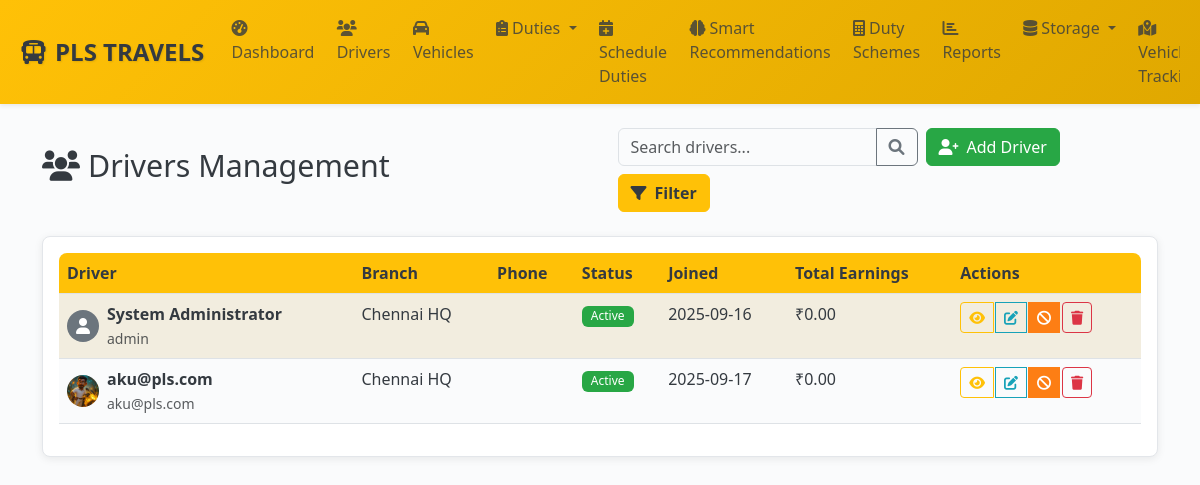
The app's page /admin/drivers (signed in) with its own data.
### models.py (models this page shows, shortened)
class Driver(db.Model):
    __tablename__ = 'drivers'
    id = db.Column(db.Integer, primary_key=True)
    uuid = db.Column(db.String(36), unique=True, nullable=False, default=lambda: str(uuid.uuid4()))
    user_id = db.Column(db.Integer, db.ForeignKey('users.id'), nullable=False, unique=True)
    branch_id = db.Column(db.Integer, db.ForeignKey('branches.id'), nullable=False, index=True)
    employee_id = db.Column(db.String(20), unique=True, nullable=False)
    full_name = db.Column(db.String(100), nullable=False, index=True)
    date_of_birth = db.Column(db.Date)
    gender = db.Column(db.String(10))
    blood_group = db.Column(db.String(5))
    emergency_contact_name = db.Column(db.String(100))
    emergency_contact_phone = db.Column(db.String(20))
    additional_phones = db.Column(db.Text)  # JSON string of phone numbers
    current_address = db.Column(db.Text)
    permanent_address = db.Column(db.Text)
    pincode = db.Column(db.String(10))
    aadhar_number = db.Column(db.String(20), unique=True, index=True)
    aadhar_document_front = db.Column(db.String(255))
    aadhar_document_back = db.Column(db.String(255))
    aadhar_verified = db.Column(db.Boolean, default=False)
    aadhar_verified_at = db.Column(db.DateTime)
    license_number = db.Column(db.String(50), unique=True, index=True)
    license_document_front = db.Column(db.String(255))
    license_document_back = db.Column(db.String(255))
    license_type = db.Column(db.String(20))  # LMV, HMV, etc.
    license_expiry = db.Column(db.Date)
    license_verified = db.Column(db.Boolean, default=False)
    license_verified_at = db.Column(db.DateTime)
    profile_photo = db.Column(db.String(255))
    bank_name = db.Column(db.String(100))
    account_number = db.Column(db.String(50))  # Should be encrypted in production
    ifsc_code = db.Column(db.String(15))
    account_holder_name = db.Column(db.String(100))
    bank_verified = db.Column(db.Boolean, default=False)
    join_date = db.Column(db.Date)
    probation_end_date = db.Column(db.Date)
    employment_type = db.Column(db.String(20), default='full_time')  # full_time, part_time, contract
    salary_type = db.Column(db.String(20), default='daily')  # daily, monthly, commission
    status = db.Column(db.Enum(DriverStatus), nullable=False, default=DriverStatus.PENDING, index=True)
    approved_by = db.Column(db.Integer, db.ForeignKey('users.id'))
    approved_at = db.Column(db.DateTime)
    rejection_reason = db.Column(db.Text)
    total_earnings = db.Column(db.Float, default=0.0)
    total_trips = db.Column(db.Integer, default=0)
    total_distance = db.Column(db.Float, default=0.0)
    rating_average = db.Column(db.Float, default=0.0)
    rating_count = db.Column(db.Integer, default=0)
    current_vehicle_id = db.Column(db.Integer, db.ForeignKey('vehicles.id'))
    current_shift_start = db.Column(db.DateTime)
    current_shift_end = db.Column(db.DateTime)
    uber_driver_id = db.Column(db.String(100), unique=True, index=True)  # Uber's driver ID
    uber_driver_uuid = db.Column(db.String(100), unique=True)  # Uber's driver UUID
    uber_sync_status = db.Column(db.String(20), default='none', index=True)  # none, synced, failed, pending
    uber_last_sync = db.Column(db.DateTime)  # Last successful sync timestamp
    uber_sync_error = db.Column(db.Text)  # Last sync error message
    uber_profile_data = db.Column(db.Text)  # JSON: Cached Uber profile data
    created_at = db.Column(db.DateTime, default=get_ist_time_naive)
    updated_at = db.Column(db.DateTime, default=get_ist_time_naive, onupdate=get_ist_time_naive)
    duties = db.relationship('Duty', backref='driver', lazy=True)
    current_vehicle = db.relationship('Vehicle', foreign_keys=[current_vehicle_id])
    approver = db.relationship('User', foreign_keys=[approved_by], post_update=True)
    __table_args__ = (
        Index('idx_driver_status_branch', 'status', 'branch_id'),
        Index('idx_driver_created', 'created_at'),
    )

class User(UserMixin, db.Model):
    __tablename__ = 'users'
    id = db.Column(db.Integer, primary_key=True)
    uuid = db.Column(db.String(36), unique=True, nullable=False, default=lambda: str(uuid.uuid4()))
    username = db.Column(db.String(64), unique=True, nullable=False, index=True)
    email = db.Column(db.String(120), unique=True, nullable=False, index=True)
    password_hash = db.Column(db.String(256), nullable=False)
    role = db.Column(db.Enum(UserRole), nullable=False, default=UserRole.DRIVER, index=True)
    status = db.Column(db.Enum(UserStatus), nullable=False, default=UserStatus.ACTIVE, index=True)
    first_name = db.Column(db.String(50))
    last_name = db.Column(db.String(50))
    phone = db.Column(db.String(20), unique=True, index=True)
    whatsapp_number = db.Column(db.String(20), index=True)  # Dedicated WhatsApp number
    profile_picture = db.Column(db.String(255))
    last_login = db.Column(db.DateTime)
    login_count = db.Column(db.Integer, default=0)
    failed_login_attempts = db.Column(db.Integer, default=0)
    password_changed_at = db.Column(db.DateTime, default=get_ist_time_naive)
    two_factor_enabled = db.Column(db.Boolean, default=False)
    reset_token = db.Column(db.String(6))
    reset_token_expiry = db.Column(db.DateTime)
    created_at = db.Column(db.DateTime, default=get_ist_time_naive, nullable=False)
    updated_at = db.Column(db.DateTime, default=get_ist_time_naive, onupdate=get_ist_time_naive)
    created_by = db.Column(db.Integer, db.ForeignKey('users.id'))
    driver_profile = db.relationship('Driver', foreign_keys='Driver.user_id', backref='user', uselist=False, cascade='all, delete-orphan')
    managed_branches = db.relationship('Branch',
                                     secondary=manager_branches,
                                     primaryjoin='User.id == manager_branches.c.manager_id',
                                     secondaryjoin='Branch.id == manager_branches.c.branch_id',
                                     backref='managers')

class Branch(db.Model):
    __tablename__ = 'branches'
    id = db.Column(db.Integer, primary_key=True)
    uuid = db.Column(db.String(36), unique=True, nullable=False, default=lambda: str(uuid.uuid4()))
    name = db.Column(db.String(100), nullable=False, index=True)
    code = db.Column(db.String(20), nullable=False, unique=True)
    region_id = db.Column(db.Integer, db.ForeignKey('regions.id'), nullable=False)
    city = db.Column(db.String(50), nullable=False, index=True)
    address = db.Column(db.Text)
    pincode = db.Column(db.String(10))
    latitude = db.Column(db.Float)
    longitude = db.Column(db.Float)
    contact_phone = db.Column(db.String(20))
    contact_email = db.Column(db.String(120))
    manager_name = db.Column(db.String(100))
    target_revenue_monthly = db.Column(db.Float, default=0.0)
    target_trips_daily = db.Column(db.Integer, default=0)
    operational_hours_start = db.Column(db.Time)
    operational_hours_end = db.Column(db.Time)
    is_active = db.Column(db.Boolean, default=True, index=True)
    auto_assignment_enabled = db.Column(db.Boolean, default=True)
    created_at = db.Column(db.DateTime, default=get_ist_time_naive)
    updated_at = db.Column(db.DateTime, default=get_ist_time_naive, onupdate=get_ist_time_naive)
    drivers = db.relationship('Driver', backref='branch', lazy=True)
    vehicles = db.relationship('Vehicle', backref='branch', lazy=True)
    duties = db.relationship('Duty', backref='branch', lazy=True)
    duty_schemes = db.relationship('DutyScheme', backref='branch', lazy=True)

### admin_routes.py (the view)
@admin_bp.route('/drivers')
@login_required
@admin_required
def drivers():
    page = request.args.get('page', 1, type=int)
    status_filter = request.args.get('status', '')
    branch_filter = request.args.get('branch', '', type=int)
    query = Driver.query
    if status_filter:
        try:
            status_enum = DriverStatus(status_filter)
            query = query.filter(Driver.status == status_enum)
        except ValueError:
            pass
    if branch_filter:
        query = query.filter(Driver.branch_id == branch_filter)
    drivers = query.paginate(page=page, per_page=20, error_out=False)
    branches = Branch.query.filter_by(is_active=True).all()
    return render_template('admin/drivers.html',
                         drivers=drivers,
                         branches=branches,
                         status_filter=status_filter,
                         branch_filter=branch_filter)

### templates/admin/drivers.html (shortened to what this page needs)
{% extends "base.html" %}
{% block content %}
<div class="d-flex justify-content-between align-items-center mb-4 flex-wrap">
    <h2><i class="fas fa-users me-2"></i>Drivers Management</h2>
    <div class="d-flex gap-2 flex-wrap">
        <div class="input-group" style="max-width: 300px;">
            <input type="text" class="form-control" placeholder="Search drivers..." id="searchInput">
            <button class="btn btn-outline-secondary" type="button" id="searchBtn">
                <i class="fas fa-search"></i>
            </button>
        </div>
        <a href="{{ url_for('admin.add_driver') }}" class="btn btn-success">
            <i class="fas fa-user-plus me-2"></i><span class="d-none d-md-inline">Add Driver</span>
        </a>
        <button class="btn btn-primary" data-bs-toggle="modal" data-bs-target="#filterModal">
            <i class="fas fa-filter me-2"></i><span class="d-none d-md-inline">Filter</span>
        </button>
    </div>
</div>
<div class="card" id="driversTable">
    <div class="card-body">
        {% if drivers.items %}
        <div class="table-responsive d-none d-lg-block">
            <table class="table table-striped">
                <thead>
                    <tr>
                        <th>Driver</th>
                        <th>Branch</th>
                        <th>Phone</th>
                        <th>Status</th>
                        <th>Joined</th>
                        <th>Total Earnings</th>
                        <th>Actions</th>
                    </tr>
                </thead>
                <tbody>
                    {% for driver in drivers.items %}
                    <tr>
                        <td>
                            <div class="d-flex align-items-center">
                                {% if driver.profile_photo %}
                                <img src="/uploads/{{ driver.profile_photo }}" class="rounded-circle me-2" width="32" height="32">
                                {% else %}
                                <div class="rounded-circle bg-secondary d-flex align-items-center justify-content-center me-2" style="width: 32px; height: 32px;">
                                    <i class="fas fa-user text-white"></i>
                                </div>
                                {% endif %}
                                <div>
                                    <strong>{{ driver.full_name }}</strong><br>
                                    <small class="text-muted">{{ driver.user.username }}</small>
                                </div>
                            </div>
                        </td>
                        <td>{{ driver.branch.name }}</td>
                        <td>{{ driver.phone }}</td>
                        <td>
                            {% if driver.status.value == 'active' %}
                                <span class="badge bg-success">Active</span>
                            {% elif driver.status.value == 'pending' %}
                                <span class="badge bg-warning">Pending</span>
                            {% elif driver.status.value == 'rejected' %}
                                <span class="badge bg-danger">Rejected</span>
                            {% elif driver.status.value == 'suspended' %}
                                <span class="badge bg-danger">Blocked</span>
                            {% elif driver.status.value == 'terminated' %}
                                <span class="badge bg-dark">Terminated</span>
                            {% else %}
                                <span class="badge bg-secondary">{{ driver.status.value.title() }}</span>
                            {% endif %}
                        </td>
                        <td>{{ driver.created_at.strftime('%Y-%m-%d') if driver.created_at else 'N/A' }}</td>
                        <td>₹{{ "{:,.2f}".format(driver.total_earnings or 0) }}</td>
                        <td>
                            <div class="btn-group" role="group">
                                <a href="{{ url_for('admin.view_driver', driver_id=driver.id) }}" class="btn btn-sm btn-outline-primary" title="View Details">
                                    <i class="fas fa-eye"></i>
                                </a>
                                <a href="{{ url_for('admin.edit_driver', driver_id=driver.id) }}" class="btn btn-sm btn-outline-info" title="Edit Driver">
                                    <i class="fas fa-edit"></i>
                                </a>
                                {% if driver.status.value == 'pending' %}
                                <form method="POST" action="{{ url_for('admin.approve_driver', driver_id=driver.id) }}" class="d-inline">
                                    <input type="hidden" name="csrf_token" value="{{ csrf_token() }}"/>
                                    <button type="submit" class="btn btn-sm btn-success" onclick="return confirm('Approve this driver?')" title="Approve">
                                        <i class="fas fa-check"></i>
                                    </button>
                                </form>
                                <form method="POST" action="{{ url_for('admin.reject_driver', driver_id=driver.id) }}" class="d-inline">
                                    <input type="hidden" name="csrf_token" value="{{ csrf_token() }}"/>
                                    <button type="submit" class="btn btn-sm btn-danger" onclick="return confirm('Reject this driver?')" title="Reject">
                                        <i class="fas fa-times"></i>
                                    </button>
                                </form>
                                {% elif driver.status.value == 'active' %}
                                <button type="button" class="btn btn-sm btn-warning" onclick="quickBlockDriver({{ driver.id }}, '{{ driver.full_name }}')" title="Block Driver">
                                    <i class="fas fa-ban"></i>
                                </button>
                                {% elif driver.status.value == 'suspended' %}
                                <button type="button" class="btn btn-sm btn-success" onclick="quickUnblockDriver({{ driver.id }})" title="Unblock Driver">
                                    <i class="fas fa-unlock"></i>
                                </button>
                                {% endif %}
                                {% if driver.status.value != 'terminated' %}
                                <form method="POST" action="{{ url_for('admin.delete_driver', driver_id=driver.id) }}" class="d-inline" onsubmit="return confirm('Are you sure you want to delete this driver? This action cannot be undone.')">
                                    <button type="submit" class="btn btn-sm btn-outline-danger" title="Delete Driver">
                                        <i class="fas fa-trash"></i>
                                    </button>
                                </form>
                                {% endif %}
                            </div>
                        </td>
                    </tr>
                    {% endfor %}
                </tbody>
            </table>
        </div>
        {% else %}
        <div class="text-center py-5">
            <i class="fas fa-users fa-3x text-muted mb-3"></i>
            <h4>No drivers found</h4>
            <p class="text-muted">No drivers match your current filters.</p>
        </div>
        {% endif %}
    </div>
</div>
{% endblock %}

### records on screen
Driver: full_name "System Administrator", user.username "admin", branch.name "Chennai HQ", status "Active", created_at "2025-09-16", total_earnings "0.00"
Driver: profile_photo (picture), full_name "aku@pls.com", user.username "aku@pls.com", branch.name "Chennai HQ", status "Active", created_at "2025-09-17", total_earnings "0.00"
